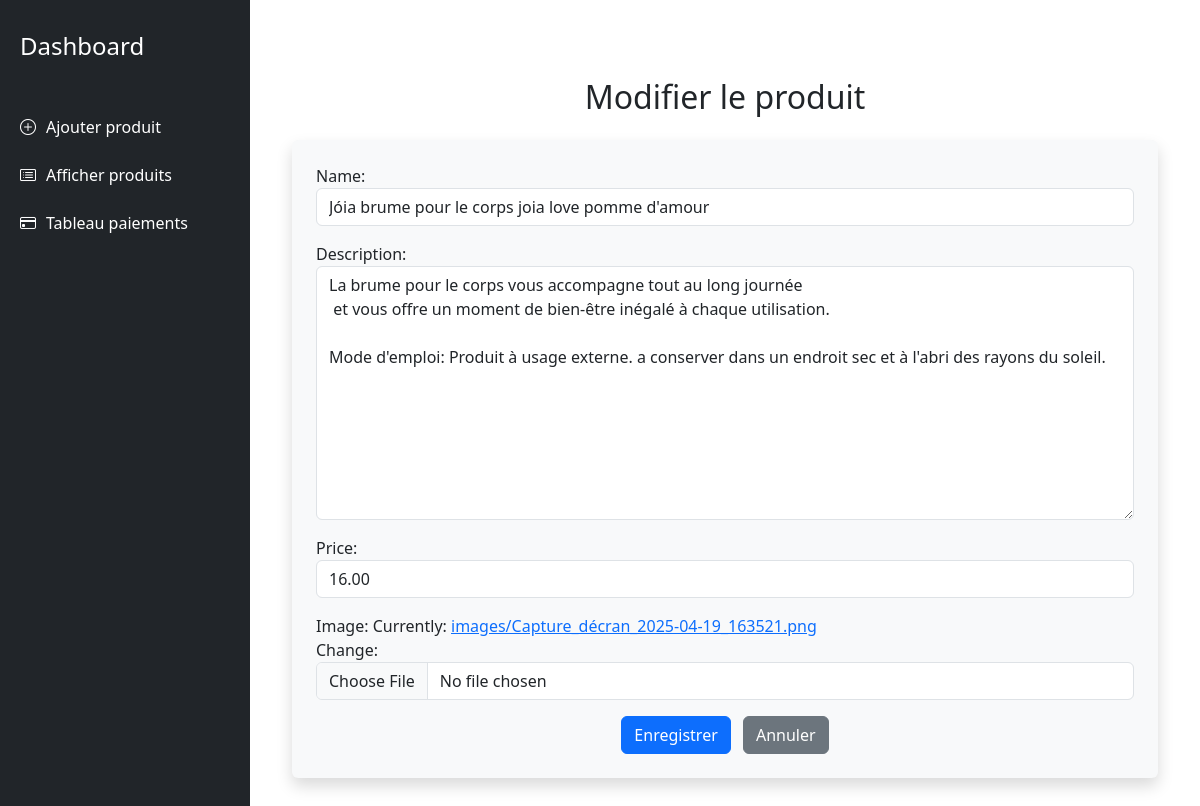
The app's page /produits/update/9/ with its own data.
### store/models.py (models this page shows)
class Product(models.Model):
    name = models.CharField(max_length=100)
    price = models.DecimalField(max_digits=10, decimal_places=2)
    image = models.ImageField(upload_to='images/')
    description = models.TextField()

### store/views.py (the view)
# urls.py: path('produits/update/<int:product_id>/', update_product, name='update_product'),
def update_product(request, product_id):
    product = get_object_or_404(Product, pk=product_id)
    if request.method == 'POST':
        form = ProductForm(request.POST, request.FILES, instance=product)
        if form.is_valid():
            form.save()
            messages.success(request, 'Produit mis à jour avec succès ✅')  # ✅ Message envoyé
            return redirect('show_products')
    else:
        form = ProductForm(instance=product)
    return render(request, 'update_product.html', {'form': form})

### store/forms.py
class ProductForm(forms.ModelForm):
    class Meta:
        model = Product
        fields = ['name', 'description', 'price', 'image']
    def __init__(self, *args, **kwargs):
        super(ProductForm, self).__init__(*args, **kwargs)
        self.fields['name'].widget.attrs.update({'class': 'form-control'})
        self.fields['description'].widget.attrs.update({'class': 'form-control'})
        self.fields['price'].widget.attrs.update({'class': 'form-control'})
        self.fields['image'].widget.attrs.update({'class': 'form-control'})

### store/templates/update_product.html (shortened to what this page needs)
{% extends 'base.html' %}
{% block content %}
<div class="container mt-5">
    <h2 class="mb-4 text-center">Modifier le produit</h2>
    <form method="POST" enctype="multipart/form-data" class="shadow p-4 rounded bg-light">
        {{ form.as_p }}
        <div class="text-center mt-3">
            <button type="submit" class="btn btn-primary">Enregistrer</button>
            <a href="{% url 'show_products' %}" class="btn btn-secondary ms-2">Annuler</a>
        </div>
    </form>
</div>
{% endblock %}

### store/templates/base.html (style rules this page uses)
body { display: flex; min-height: 100vh; margin: 0; font-family: 'Segoe UI', Tahoma, Geneva, Verdana, sans-serif; }

### records on screen
Product: name "Jóia brume pour le corps joia love pomme d'amour", description "La brume pour le corps vous accompagne tout au long journée et vous offre un moment de bien-être inégalé à chaque utilisation. Mode d'emploi: Produit à usage externe. a conserver dans un endroit sec et à l'abri des rayons du soleil.", price "16.00"
